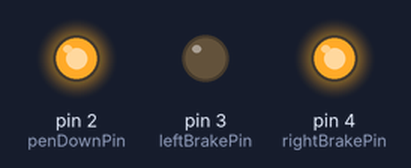
Simulated run of this sketch. Board: Arduino Uno, built with avr-gcc and run on an emulated ATmega328P. Parts: output pins drawn as LEDs (lit = HIGH).

Above: at 0.05 s.
At 0.95 s:
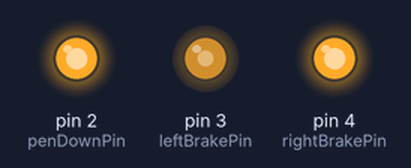
At 1.4 s:
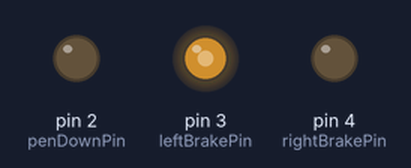
At 1.85 s:
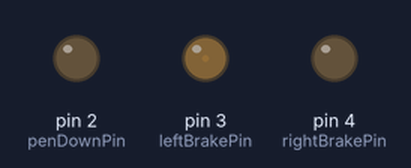
Timing chart, 0 to 4.6 s (numbered marks = the images above):
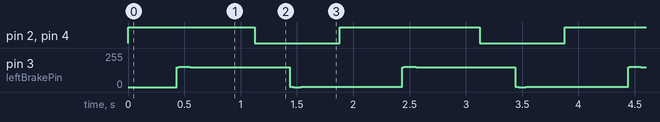

The sketch:

SolenoidPinTest.ino
```cpp
int penDownPin = 2;
int leftBrakePin = 3;
int rightBrakePin = 4;
float maximum = 0.4; // 40% maximum voltage


void setup() {
  // put your setup code here, to run once:
  pinMode(penDownPin, OUTPUT);
  pinMode(leftBrakePin, OUTPUT);
  pinMode(rightBrakePin, OUTPUT);

  Serial.begin(9600);

}

void loop() {
  // put your main code here, to run repeatedly:

  float value = (sin(millis()/1000.0f * PI) + 1.0f )*0.5f * maximum * 1024;

  analogWrite(penDownPin, value);
  analogWrite(leftBrakePin, value);
  analogWrite(rightBrakePin, value);

  //Serial.println((int)value);


}
```

Measured:
- by itself, pin 2 (penDownPin), pin 4 (rightBrakePin): alternates HIGH for 1.2 s and LOW for 0.75 s
